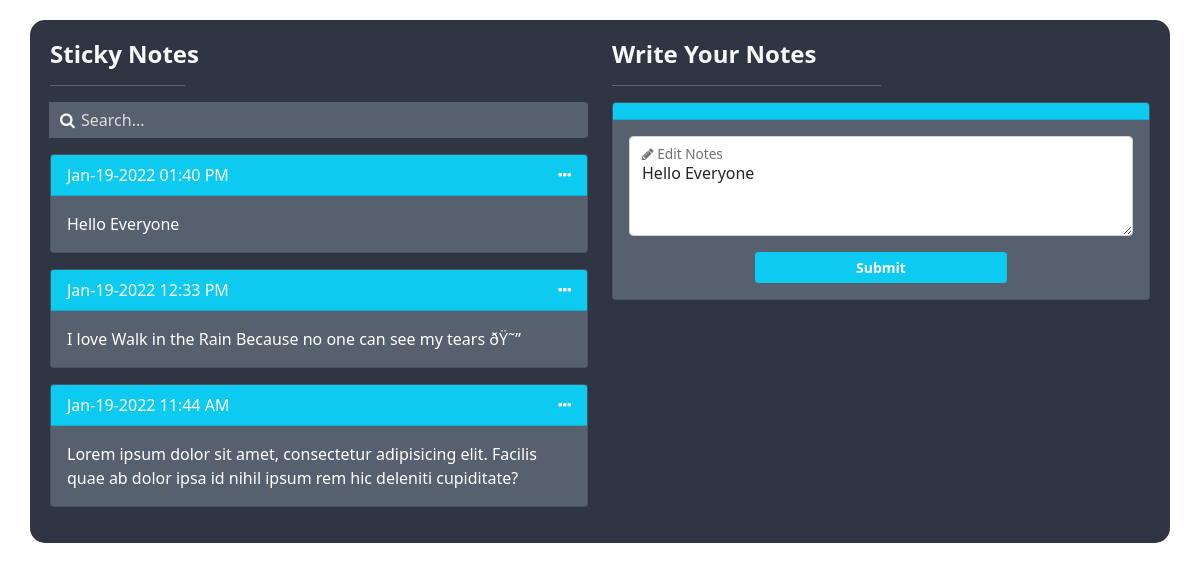
/edit.php?id=14, run on the app's committed database.
### tables this page shows
CREATE TABLE `notes` (
  `id` int(11) NOT NULL,
  `notes` longtext NOT NULL,
  `created_at` datetime NOT NULL DEFAULT current_timestamp()
);

### edit.php (the view, shortened to what this page needs)
<?php
require("database.php");
$select_notes = "SELECT * FROM `notes` ORDER BY id DESC";
$notes = mysqli_query($connection, $select_notes);
$id = $_GET['id'];
$edit_notes = "SELECT * FROM `notes` WHERE id = $id";
$qry = mysqli_query($connection, $edit_notes);
$after_assoc = mysqli_fetch_assoc($qry);
?>
<!doctype html>
<html lang="en">
<head>
    <link href="https://cdn.jsdelivr.net/npm/bootstrap@5.1.3/dist/css/bootstrap.min.css" rel="stylesheet">
    <link rel="stylesheet" href="https://cdnjs.cloudflare.com/ajax/libs/font-awesome/4.7.0/css/font-awesome.min.css">
    <link rel="stylesheet" href="style.css">
</head>
<body>
    <div class="container">
        <div class="row">
            <div class="col-md-6">
                <header>
                    <h4><a href="index.php" class="text-light fw-bolder text-decoration-none">Sticky Notes</a></h4>
                    <hr class="w-25 text-light">
                    <div class="input-group text-light">
                        <i class="fa fa-search position-absolute text-light"></i>
                        <input type="search" name="search" class="form-control mb-3 position-relative text-light" placeholder="Search..." id="">
                    </div>
                </header>
                <?php foreach ($notes as $note) { ?>
                    <div class="card mb-3">
                        <div class="card-header d-flex justify-content-between bg-info">
                            <span><?= date('M-d-Y h:i A', strtotime($note['created_at'])) ?></span>
                            <span class="actions">
                                <i class="fa fa-ellipsis-h"></i>
                            </span>
                        </div>
                        <div class="card-body">
                            <div class="content">
                                <?= $note['notes'] ?>
                            </div>
                        </div>
                    </div>
                <?php } ?>
            </div>
            <div class="col-md-6">
                <header>
                    <h4 class="fw-bolder text-light">Write Your Notes</h4>
                    <hr class="w-50 text-light">
                </header>
                <div class="card shadow-sm">
                    <div class="card-header bg-info"></div>
                    <div class="card-body">
                        <form action="update_note_action.php" method="POST">
                            <div class="form-floating">
                                <textarea class="form-control" name="note" placeholder="Leave a comment here" id="floatingTextarea2" style="height: 100px"><?= $after_assoc['notes'] ?></textarea>
                                <label for="floatingTextarea2" class="text-dark"><i class="fa fa-pencil"></i> Edit Notes</label>
                            </div>
                            <div class="d-grid gap-2 col-6 mx-auto">
                                <input type="submit" name="submit" value="Submit" class="btn btn-info btn-sm mt-3 text-light fw-bold">
                            </div>
                        </form>
                    </div>
                </div>
            </div>
        </div>
    </div>
</body>
</html>

### style.css (style rules this page uses)
:root { --con_bg_color: #2f3542; --input_bg_color: #57606f; --placeholder_color: #dddddd; --font_color: #ffffff; }
.container { margin-top: 20px; padding: 20px; background: var(--con_bg_color); border-radius: 15px; }
input[type="search"] { text-indent: 20px; background: var(--input_bg_color); border: none; outline: none; }
input[type="search"]::placeholder { text-indent: 20px; color: var(--placeholder_color); }
i.fa-search { z-index: 1000; color: #333; padding: 0 10px; top: 10px; }
i.fa-ellipsis-h { z-index: 1000; color: var(--font_color); cursor: pointer; position: relative; }
.card { background: var(--input_bg_color); color: var(--font_color); }

### data on the page
notes: created_at "Jan-19-2022 01:40 PM", notes "Hello Everyone", note "Hello Everyone"
notes: created_at "Jan-19-2022 12:33 PM", notes "I love Walk in the Rain Because no one can see my tears ðŸ˜”"
notes: created_at "Jan-19-2022 11:44 AM", notes "Lorem ipsum dolor sit amet, consectetur adipisicing elit. Facilis quae ab dolor ipsa id nihil ipsum rem hic deleniti cupiditate?"
